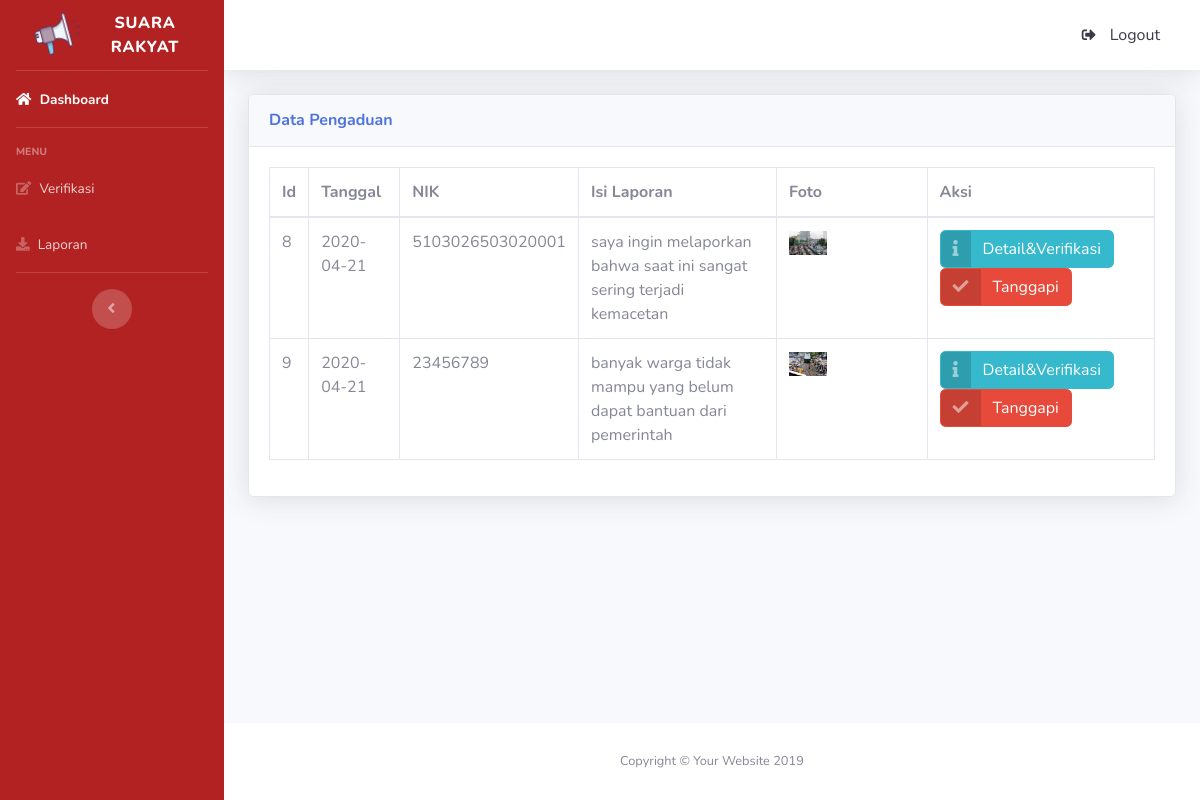
/admin_verifikasi.php, run on the app's committed database.
### tables this page shows
CREATE TABLE `tbl_pengaduan` (
  `id_pengaduan` int(11) NOT NULL,
  `tgl_pengaduan` date NOT NULL,
  `nik` varchar(16) NOT NULL,
  `isi_laporan` text NOT NULL,
  `foto` varchar(255) NOT NULL,
  `status` enum('0','proses','selesai','') NOT NULL
);

### admin_verifikasi.php (the view, shortened to what this page needs)
<!DOCTYPE html>
<html lang="en">
<head>
  <link href="vendor/fontawesome-free/css/all.min.css" rel="stylesheet" type="text/css">
  <link href="css/sb-admin-2.min.css" rel="stylesheet">
</head>
<body id="page-top">
  <div id="wrapper">
    <ul class="navbar-nav bg-gradient sidebar sidebar-dark accordion" id="accordionSidebar" style="background-color: #B22222">
      <a class="sidebar-brand d-flex align-items-center justify-content-center" href="admin.php">
        <div class="sidebar-brand-icon rotate-n-15">
          <i> <img src="img/logoo.png"; style="margin-left: 18px;"> </i>
        </div>
        <div class="sidebar-brand-text mx-3">SUARA RAKYAT </div>
      </a>
      <hr class="sidebar-divider my-0">
      <li class="nav-item active">
        <a class="nav-link" href="admin.php">
          <i class="fas fa-home"></i>
          <span>Dashboard</span></a>
      </li>
      <hr class="sidebar-divider">
      <div class="sidebar-heading">
        Menu
      </div>
      <li class="nav-item">
        <a class="nav-link" href="admin_verifikasi.php">
          <i class="fas fa-edit"></i>
          <span>Verifikasi</span>
        </a>
      </li>
      <li class="nav-item">
        <a class="nav-link" href="laporan.php">
          <i class="fas fa-download"></i>
          <span>Laporan</span>
        </a>
      </li>
      <hr class="sidebar-divider d-none d-md-block">
      <div class="text-center d-none d-md-inline">
        <button class="rounded-circle border-0" id="sidebarToggle"></button>
      </div>
    </ul>
    <div id="content-wrapper" class="d-flex flex-column">
      <div id="content">
        <nav class="navbar navbar-expand navbar-light bg-white topbar mb-4 static-top shadow">
          <ul class="navbar-nav ml-auto">
            <li class="nav-item dropdown no-arrow">
                <a class="dropdown-item" href="#" data-toggle="modal" data-target="#logoutModal">
                  <i class="fas fa-sign-out-alt fa-sm fa-fw mr-2"></i>
                  Logout
                </a>
            </li>
        </nav>
        <div class="container-fluid">
          <div class="card shadow mb-4">
            <div class="card-header py-3">
              <h6 class="m-0 font-weight-bold text-primary">Data Pengaduan</h6>
            </div>
            <div class="card-body">
              <div class="table-responsive">
                <table class="table table-bordered" id="dataTable" width="100%" cellspacing="0">
                  <thead>
                    <tr>
                      <th>Id</th>
                      <th>Tanggal</th>
                      <th>NIK</th>
                      <th>Isi Laporan</th>
                      <th>Foto</th>
                      <th>Aksi</th>
                    </tr>
                  </thead>
                  <tbody>
                    <?php
                include"koneksi.php";
                $sql="SELECT * from tbl_pengaduan";
                $perintah=mysqli_query($connect,$sql);
                while($data=mysqli_fetch_array($perintah))
                {
                ?>
                <tr class="odd gradeX">
                    <td><?php echo "$data[id_pengaduan]"; ?></td>
                    <td><?php echo"$data[tgl_pengaduan]";?></td>
                    <td><?php echo"$data[nik]";?></td>
                     <td><?php echo"$data[isi_laporan]";?></td>
                     <td><?php echo"<img src='$data[foto]' style='width: 30%'>"; ?></td>
                     <td>
                      <a href="admin_detail.php?id_pengaduan=<?php echo "$data[id_pengaduan]"; ?>"
                        class="btn btn-info btn-icon-split">
                      <span class="icon text-white-50">
                      <i class="fas fa-info"></i>
                      </span>
                      <span class="text">Detail&Verifikasi</span>
                      </a>
                       <a href="admin_tanggapan.php?id_pengaduan=<?php echo "$data[id_pengaduan]"; ?>"
                        class="btn btn-danger btn-icon-split">
                      <span class="icon text-white-50">
                      <i class="fas fa-check"></i>
                      </span>
                      <span class="text">Tanggapi</span>
                      </a>
                </tr>
                 <?php
                }
                 ?>
                  </tbody>
                </table>
              </div>
            </div>
          </div>
      </div>
      </div>
      <footer class="sticky-footer bg-white">
        <div class="container my-auto">
          <div class="copyright text-center my-auto">
            <span>Copyright &copy; Your Website 2019</span>
          </div>
        </div>
      </footer>
    </div>
  </div>
</body>
</html>

### data on the page
tbl_pengaduan: id_pengaduan "8", tgl_pengaduan "2020-04-21", nik "5103026503020001", isi_laporan "saya ingin melaporkan bahwa saat ini sangat sering terjadi kemacetan", foto (picture)
tbl_pengaduan: id_pengaduan "9", tgl_pengaduan "2020-04-21", nik "23456789", isi_laporan "banyak warga tidak mampu yang belum dapat bantuan dari pemerintah", foto (picture)
